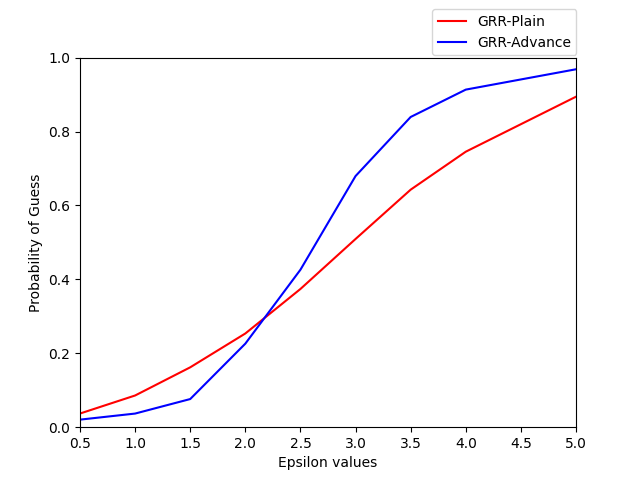

Write Python code to recreate this figure.
import csv
import numpy as np
import matplotlib.pyplot as plt
from LDP.estimation_different_grid import GRR_estimated_guess, GRR_advance_estimated_guess

# Parameters for simulation
k = 20  # attribute's domain size (grid size)
epsilon_list = [0.5, 1, 1.5, 2, 2.5, 3, 3.5, 4, 5]  # number of epsilon for test cases
users_grid_value_list = list()
probability_of_guess_grr_plain = list()
probability_of_guess_grr_advance = list()

with open('../../../../grid/taxi_test_different_grid.dat') as f:
    reader = csv.reader(f, delimiter="\t")
    for line in reader:
        grid_list = line[0].split(" ")
        grid_list_int = [eval(i) for i in grid_list]
        grid_list_int_nd = np.array(grid_list_int)
        users_grid_value_list.append(grid_list_int_nd)

for epsilon in epsilon_list:
    print("Epsilon Value: " + str(epsilon))
    probability_of_guess_grr_plain.append(GRR_estimated_guess(users_grid_value_list, k, epsilon, 'guess'))
    print("Plain GRR is Ready")
    probability_of_guess_grr_advance.append(GRR_advance_estimated_guess(users_grid_value_list, k, epsilon, 'guess'))
    print("Advance GRR is Ready")

print(probability_of_guess_grr_plain)
print(probability_of_guess_grr_advance)
plt.ylim(0, 1)
plt.xlim(min(epsilon_list), max(epsilon_list))
plt.plot(epsilon_list, probability_of_guess_grr_plain, label='GRR-Plain', color='red')
plt.plot(epsilon_list, probability_of_guess_grr_advance, label='GRR-Advance', color='blue')
plt.ylabel('Probability of Guess')
plt.xlabel('Epsilon values')
plt.legend(loc='upper right', bbox_to_anchor=(1.015, 1.15))
plt.show()
